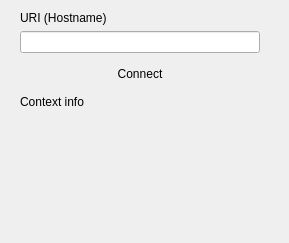
<?xml version="1.0" encoding="UTF-8"?>
<ui version="4.0">
 <class>Connect</class>
 <widget class="QWidget" name="Connect">
  <property name="geometry">
   <rect>
    <x>0</x>
    <y>0</y>
    <width>289</width>
    <height>243</height>
   </rect>
  </property>
  <property name="windowTitle">
   <string>Form</string>
  </property>
  <layout class="QGridLayout" name="gridLayout">
   <property name="leftMargin">
    <number>20</number>
   </property>
   <property name="rightMargin">
    <number>20</number>
   </property>
   <item row="3" column="0">
    <spacer name="vSpacer">
     <property name="orientation">
      <enum>Qt::Vertical</enum>
     </property>
     <property name="sizeHint" stdset="0">
      <size>
       <width>0</width>
       <height>0</height>
      </size>
     </property>
    </spacer>
   </item>
   <item row="0" column="0">
    <layout class="QVBoxLayout" name="vLayout">
     <item>
      <widget class="QLabel" name="lbl">
       <property name="styleSheet">
        <string notr="true"/>
       </property>
       <property name="text">
        <string>URI (Hostname)</string>
       </property>
      </widget>
     </item>
     <item>
      <widget class="QLineEdit" name="lineEditHostName">
       <property name="sizePolicy">
        <sizepolicy hsizetype="Fixed" vsizetype="Fixed">
         <horstretch>0</horstretch>
         <verstretch>0</verstretch>
        </sizepolicy>
       </property>
       <property name="minimumSize">
        <size>
         <width>240</width>
         <height>0</height>
        </size>
       </property>
       <property name="maximumSize">
        <size>
         <width>240</width>
         <height>16777215</height>
        </size>
       </property>
       <property name="styleSheet">
        <string notr="true">QLineEdit[invalid=true] {
border-color: red;
color: red;
}

QLineEdit[valid=true] {
border-color: green;
color: green;
}</string>
       </property>
       <property name="invalid" stdset="0">
        <bool>false</bool>
       </property>
       <property name="valid" stdset="0">
        <bool>false</bool>
       </property>
      </widget>
     </item>
     <item>
      <widget class="QPushButton" name="btnConnect">
       <property name="sizePolicy">
        <sizepolicy hsizetype="Fixed" vsizetype="Fixed">
         <horstretch>0</horstretch>
         <verstretch>0</verstretch>
        </sizepolicy>
       </property>
       <property name="minimumSize">
        <size>
         <width>0</width>
         <height>30</height>
        </size>
       </property>
       <property name="maximumSize">
        <size>
         <width>240</width>
         <height>30</height>
        </size>
       </property>
       <property name="styleSheet">
        <string notr="true">QPushButton {
  min-height: 30px;
  max-height: 30px;
  border: 0px;
}</string>
       </property>
       <property name="text">
        <string>Connect</string>
       </property>
       <property name="blue_button" stdset="0">
        <bool>true</bool>
       </property>
      </widget>
     </item>
    </layout>
   </item>
   <item row="2" column="0">
    <widget class="QLabel" name="lblDescription">
     <property name="text">
      <string/>
     </property>
    </widget>
   </item>
   <item row="1" column="0">
    <widget class="QLabel" name="lblInfoSection">
     <property name="text">
      <string>Context info</string>
     </property>
    </widget>
   </item>
   <item row="0" column="1" rowspan="2">
    <spacer name="horizontalSpacer">
     <property name="orientation">
      <enum>Qt::Horizontal</enum>
     </property>
     <property name="sizeHint" stdset="0">
      <size>
       <width>0</width>
       <height>0</height>
      </size>
     </property>
    </spacer>
   </item>
  </layout>
 </widget>
 <resources/>
 <connections/>
</ui>
